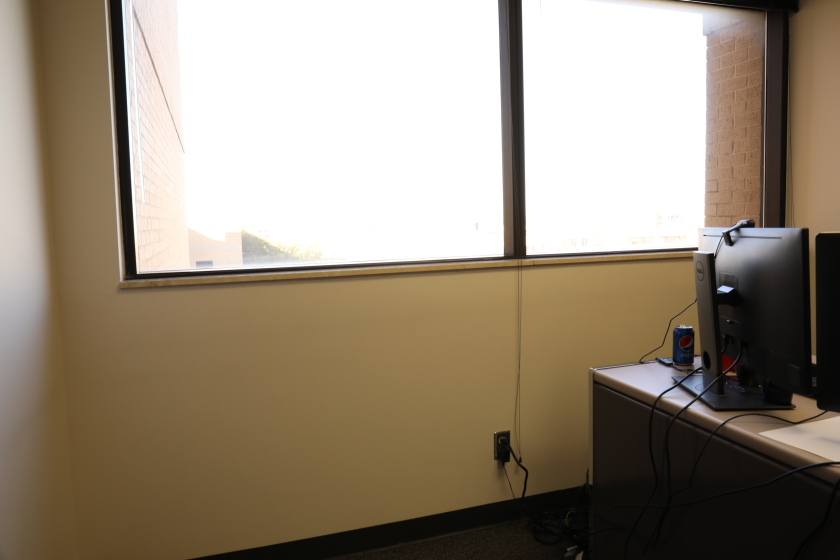
#> input picture Project 6/Images/Office/1_10.JPG, 1680 x 1120 px (shown at 1/2 size)
$ python -i main.py   (imports and definitions only)   (older library calls are emulated)
#> lines starting #> are read from the running program, lines starting #| are printed output that depends on the picture
#> further down, picture is the input picture: shape (1120, 1680, 3); mean B, G, R 121.4, 138.3, 150.8
# Import required libraries
import matplotlib.pyplot as plt
import cv2
import numpy as np
import os


# Read source and mask (if exists) for a given id
# [12 lines left out: function Read, not called in this run]


def compute_energy_matrix(img):
    gray = cv2.cvtColor(img, cv2.COLOR_BGR2GRAY)
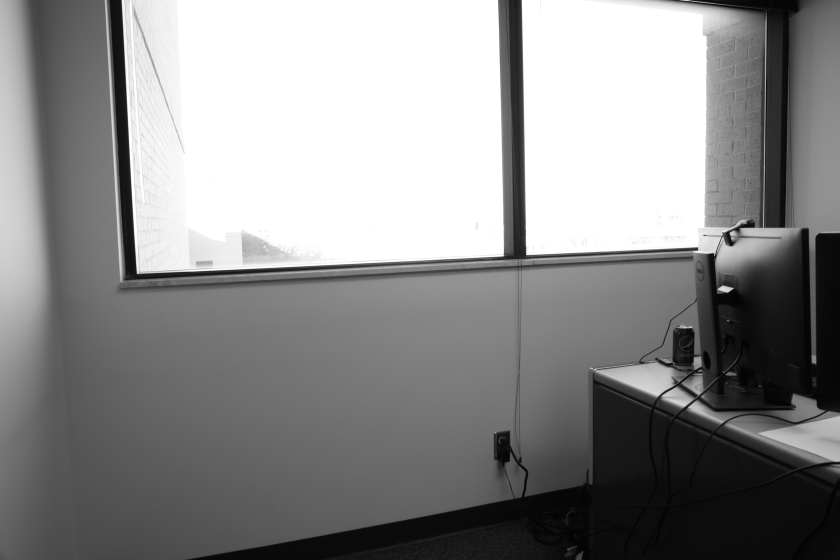
#> gray: shape (1120, 1680) (shown at 1/2 size); min 2, max 255, mean 140.1

    dx = cv2.Sobel(gray, cv2.CV_64F, 1, 0)
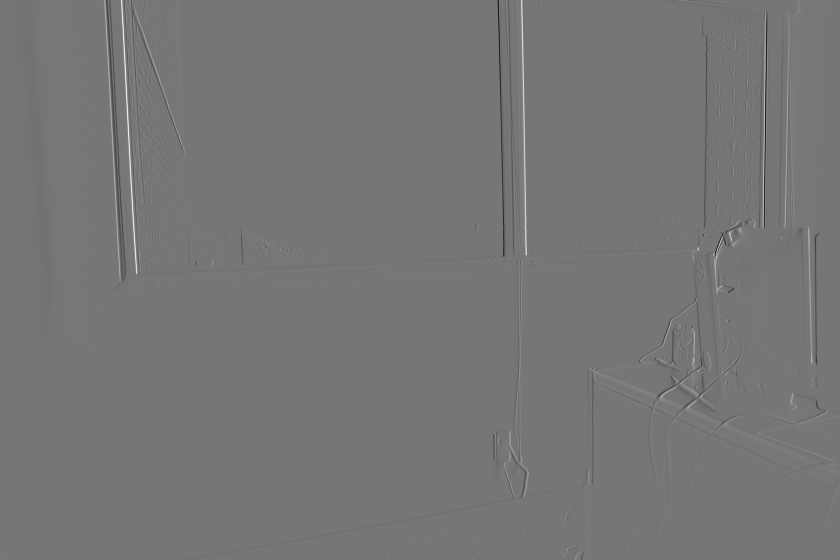
#> dx: shape (1120, 1680) float64 (shown at 1/2 size); min -720, max 829, mean -0.4; drawn with min black and max white
    dy = cv2.Sobel(gray, cv2.CV_64F, 0, 1)
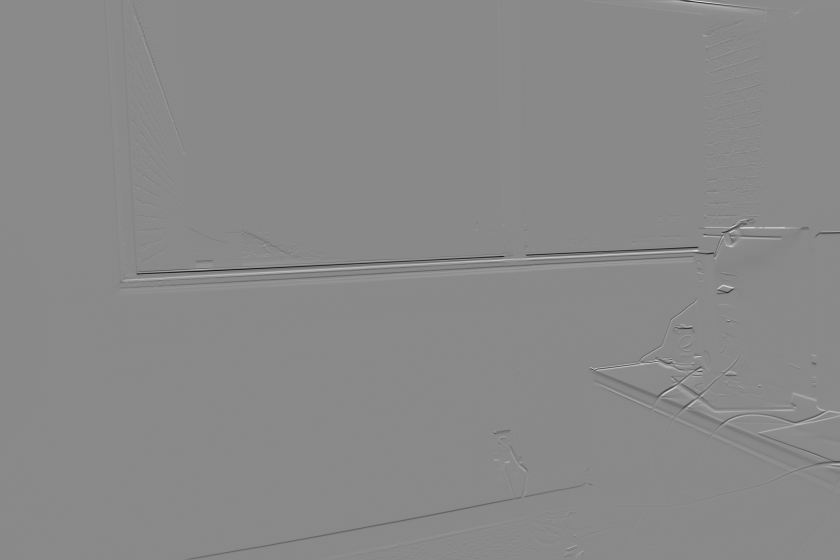
#> dy: shape (1120, 1680) float64 (shown at 1/2 size); min -860, max 732, mean -1.1; drawn with min black and max white
    energy = np.abs(dx) + np.abs(dy)
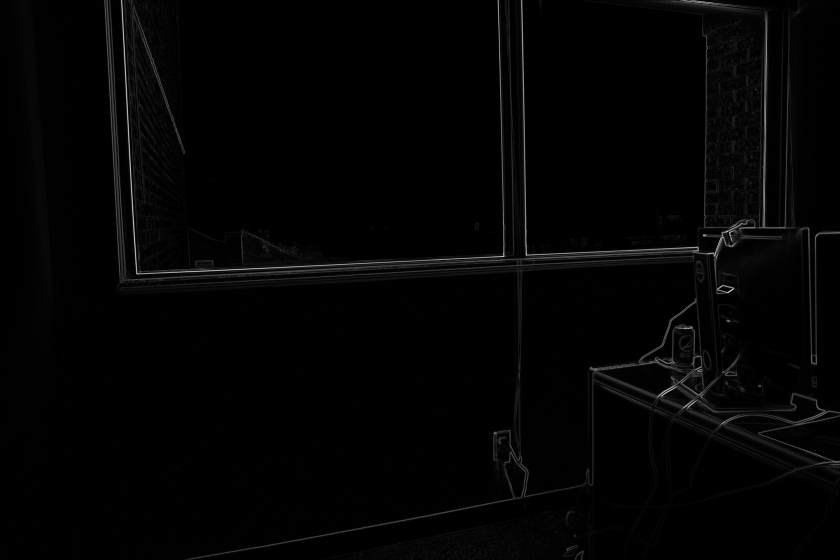
#> energy: shape (1120, 1680) float64 (shown at 1/2 size); min 0, max 1048, mean 16.3; drawn with min black and max white

    return energy


# [15 lines left out: function compute_optimal_seam, not called in this run]

def find_min_value(M):
    to_list = list(M)
    return to_list.index(min(to_list))

# [67 lines left out: functions compute_seam_path, seam_removal, scale_column, scale_row, SeamCarve, not called in this run]

# Setting up the input output paths
inputDir = '../Images/'
outputDir = '../Results/'

widthFac = 1; # To reduce the width, set this parameter to a value less than 1
heightFac = 0.5;  # To reduce the height, set this parameter to a value less than 1
N = 4 # number of images

# [12 lines not run here, left out]

>>> import cv2
>>> picture = cv2.imread('../../../Project 6/Images/Office/1_10.JPG')
>>> result = compute_energy_matrix(picture)

$ run again, on Project 6/Images/Office/1_100.JPG
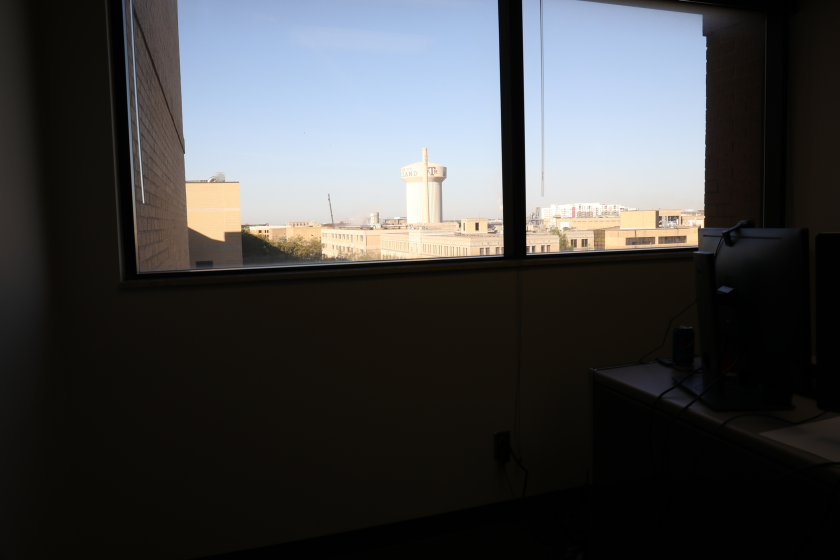
#> input picture Project 6/Images/Office/1_100.JPG, 1680 x 1120 px (shown at 1/2 size)
#> picture is the input picture: shape (1120, 1680, 3); mean B, G, R 68.3, 66.8, 66
#> in compute_energy_matrix, `dx = cv2.Sobel(gray, cv2.CV_64F, 1, 0)`:
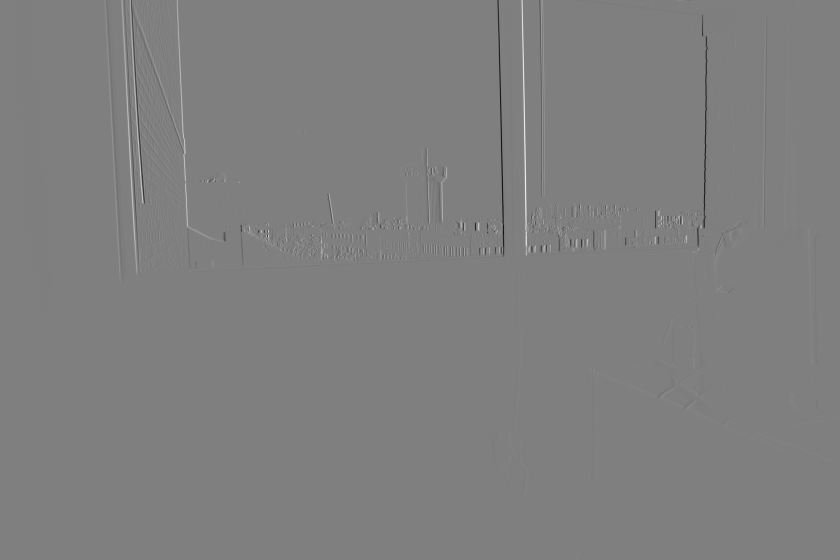
#> dx: shape (1120, 1680) float64 (shown at 1/2 size); min -854, max 854, mean -0.1; drawn with min black and max white
#> in compute_energy_matrix, `energy = np.abs(dx) + np.abs(dy)`:
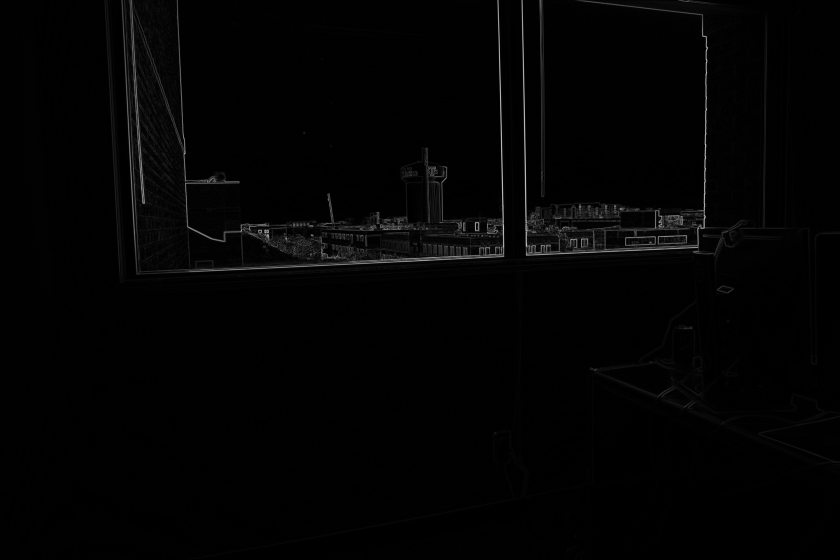
#> energy: shape (1120, 1680) float64 (shown at 1/2 size); min 0, max 996, mean 13; drawn with min black and max white

$ run again, on Project 6/Images/Office/1_1000.JPG
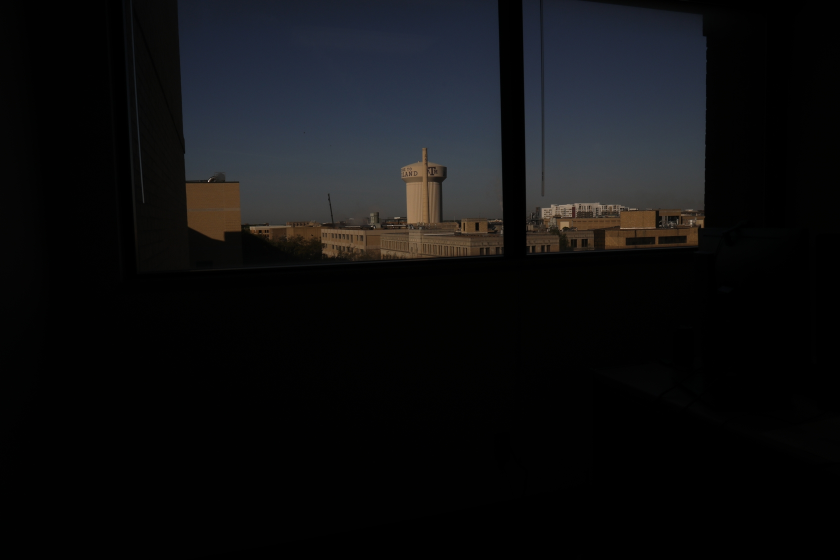
#> input picture Project 6/Images/Office/1_1000.JPG, 1680 x 1120 px (shown at 1/2 size)
#> picture is the input picture: shape (1120, 1680, 3); mean B, G, R 17, 15.3, 14.6
#> in compute_energy_matrix, `dx = cv2.Sobel(gray, cv2.CV_64F, 1, 0)`:
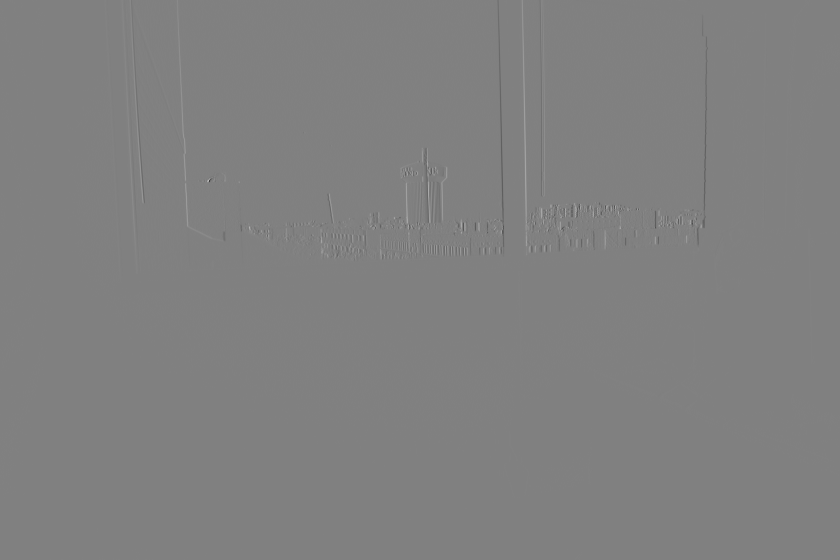
#> dx: shape (1120, 1680) float64 (shown at 1/2 size); min -781, max 766, mean 0; drawn with min black and max white
#> in compute_energy_matrix, `energy = np.abs(dx) + np.abs(dy)`:
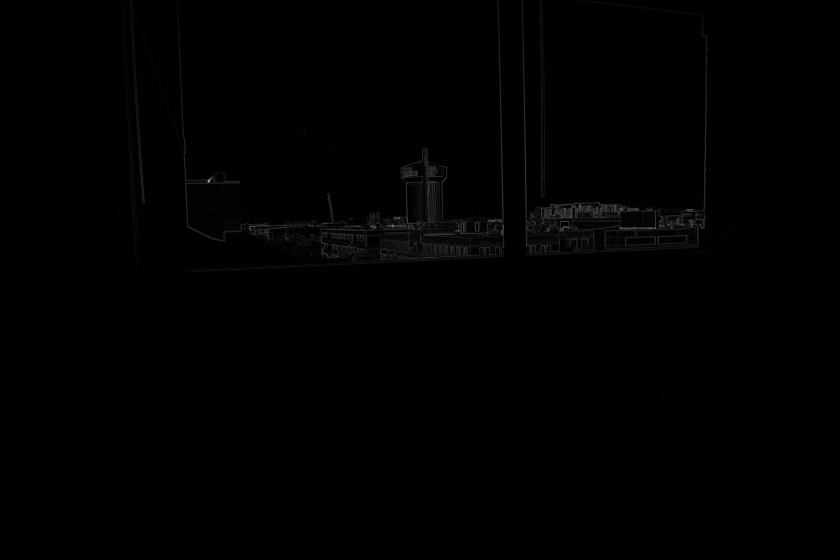
#> energy: shape (1120, 1680) float64 (shown at 1/2 size); min 0, max 1082, mean 5.7; drawn with min black and max white
